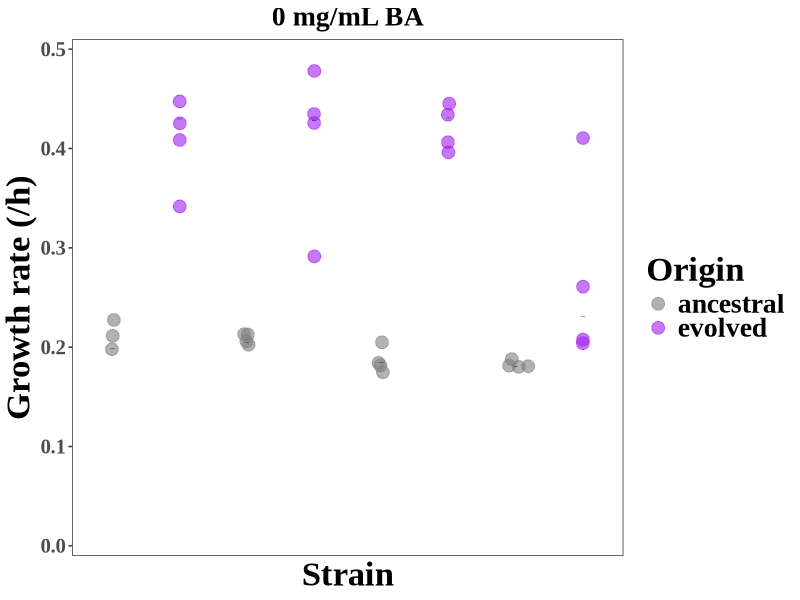
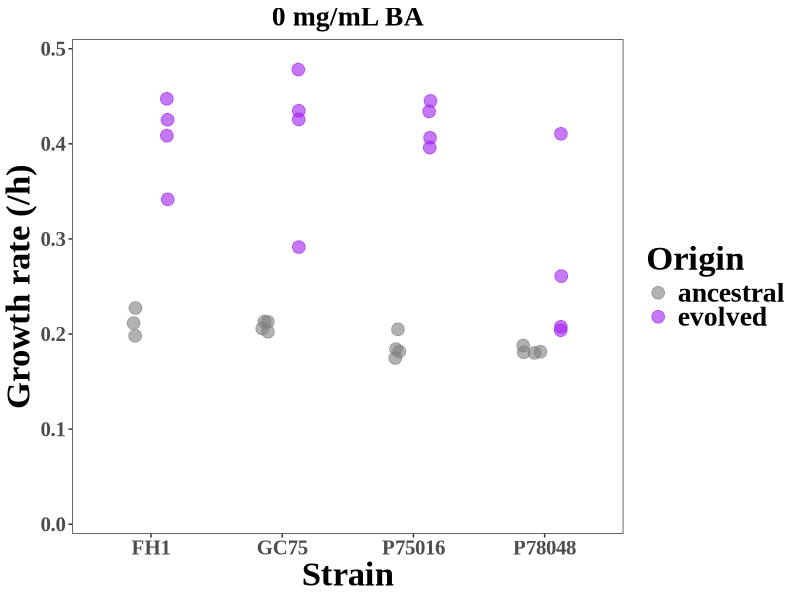
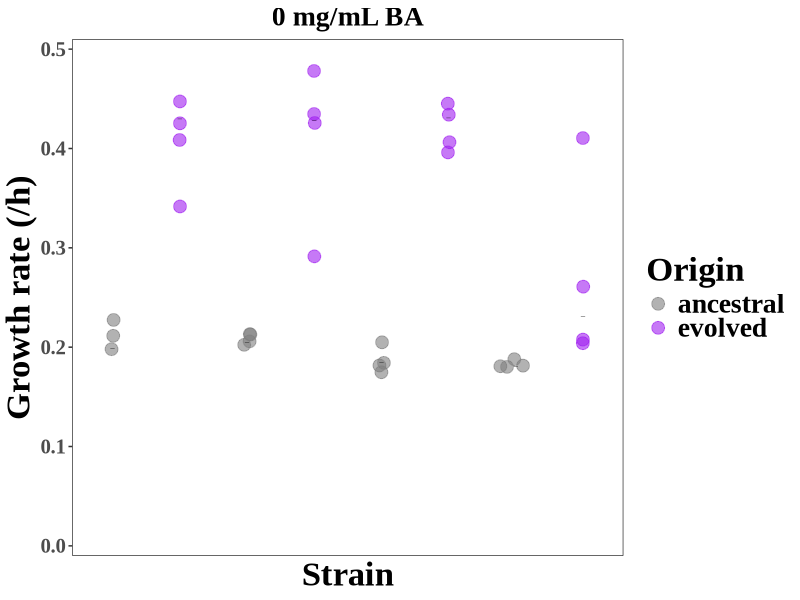
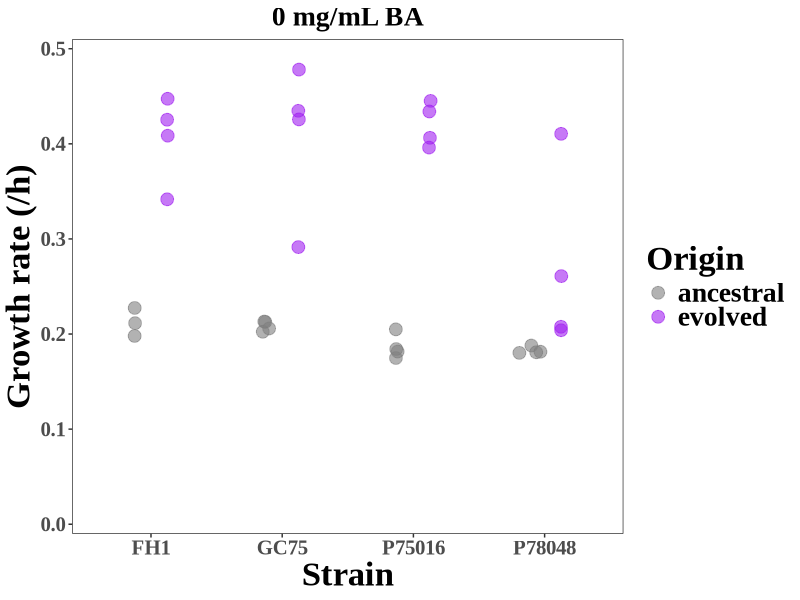

Write R code to recreate these figures, in order.
####################################
#growth curve function
#written by Rich Fitzjohn in Sally Otto's lab
####################################
nderiv <- function(fit, x, eps=1e-5)
  (predict(fit, x + eps) - predict(fit, x - eps))/(2 * eps)

spline.slope <- function(x, y, n=101, eps=1e-5)
  max(nderiv(loess(log(y) ~ x, degree=1, span=0.1),
             seq(min(x), max(x), length=n)), na.rm=TRUE)

growthrate <- function(d, ...)
  sapply(d[-1], spline.slope, x=d$t, ...)

library(here)

BAGC_data <- read.csv(here("data_in", "GCs", "230510_0mg", "230517_BA_GC.csv"), sep = ",", header = F)

#################Naming the columns##########################
colnames(BAGC_data) <- c("t", paste("C", seq(length=ncol(BAGC_data)-1), sep=""))
colnames(BAGC_data)[2:13] <- c("A1", "A2", "A3", "A4", "A5", "A6", "A7", "A8", "A9", "A10", "A11", "A12")
colnames(BAGC_data)[14:25] <- c("B1", "B2", "B3", "B4", "B5", "B6", "B7", "B8", "B9", "B10", "B11", "B12")
colnames(BAGC_data)[26:37] <- c("C1", "C2", "C3", "C4", "C5", "C6", "C7", "C8", "C9", "C10", "C11", "C12")
colnames(BAGC_data)[38:49] <- c("D1", "D2", "D3", "D4", "D5", "D6", "D7", "D8", "D9", "D10", "D11", "D12")
colnames(BAGC_data)[50:61] <- c("E1", "E2", "E3", "E4", "E5", "E6", "E7", "E8", "E9", "E10", "E11", "E12")
colnames(BAGC_data)[62:73] <- c("F1", "F2", "F3", "F4", "F5", "F6", "F7", "F8", "F9", "F10", "F11", "F12")
colnames(BAGC_data)[74:85] <- c("G1", "G2", "G3", "G4", "G5", "G6", "G7", "G8", "G9", "G10", "G11", "G12")
colnames(BAGC_data)[86:97] <- c("H1", "H2", "H3", "H4", "H5", "H6", "H7", "H8", "H9", "H10", "H11", "H12")
##########Calculating the growth rate ############
BAGClgr <- growthrate(BAGC_data)

BAGC_OD24 <- BAGC_data[BAGC_data$t==24, 2:length(BAGC_data)]
BAGC_OD24fixed <- t(BAGC_OD24)
BAGC_OD48 <- BAGC_data[BAGC_data$t==48, 2:length(BAGC_data)]
BAGC_OD48fixed <- t(BAGC_OD48)
BAGC_OD72 <- BAGC_data[BAGC_data$t==72, 2:length(BAGC_data)]
BAGC_OD72fixed <- t(BAGC_OD72)

###################################################
BAGCmaxOD <- apply(BAGC_data[,2:length(BAGC_data)], 2, function(x) max(x))

#######################################################
BAGCfakelag <- apply(BAGC_data[,2:length(BAGC_data)], 2, function(x) BAGC_data$t[min(which(x > 0.3))])
################################################################################
BAGCwells <- read.csv(here("data_in", "GCs", "230510_0mg", "230517_BA_ANCEVOdata.csv"))

################################################################################3
BAGCdf <- data.frame(BAGCwells, BAGClgr, BAGC_OD24fixed, BAGC_OD48fixed, BAGC_OD72fixed, BAGCmaxOD, BAGCfakelag)
colnames(BAGCdf)[8:10] <- c("OD24", "OD48", "OD72")
##############################################################################
library(dplyr)
BAGCdf <- BAGCdf %>%
  mutate(Strain_type = paste(Strain, Type, sep = "_")) %>%
  relocate(., Strain_type, .after = Environment)
BAGCdf <- subset(BAGCdf, select = -c(4,6))

#remove A18 T0 R7
BAGCdf <- BAGCdf[-c(28,60,92),]

BAGC_fulldata <- BAGCdf %>%
  group_by(Strain_type) %>%
  summarise(OD24_avg = mean(OD24, na.rm = T),
            OD48_avg = mean(OD48, na.rm = T),
            OD72_avg = mean(OD72, na.rm = T),
            OD24_median = median(OD24, na.rm = T),
            OD48_median = median(OD48, na.rm = T),
            OD72_median = median(OD72, na.rm = T),
            OD24_max = max(OD24, na.rm = T),
            OD48_max = max(OD48, na.rm = T),
            OD72_max = max(OD72, na.rm = T),
            OD24_min = min(OD24, na.rm = T),
            OD48_min = min(OD48, na.rm = T),
            OD72_min = min(OD72, na.rm = T),
            lgr_avg = mean(BAGClgr, na.rm = T),
            fakelag_avg = mean(BAGCfakelag, na.rm = T),
            maxOD_avg = mean(BAGCmaxOD, na.rm = T),
            lgr_median = median(BAGClgr, na.rm = T),
            fakelag_median = median(BAGCfakelag, na.rm = T),
            maxOD_median = median(BAGCmaxOD, na.rm = T),
            lgr_max = max(BAGClgr, na.rm = T),
            fakelag_max = max(BAGCfakelag, na.rm = T),
            maxOD_max = max(BAGCmaxOD, na.rm = T),
            lgr_min = min(BAGClgr, na.rm = T),
            fakelag_min = min(BAGCfakelag, na.rm = T))

BAGC_fulldata1 <- BAGCdf %>%
  group_by(Strain_type, Replicate) %>%
  summarise(OD24_avg = mean(OD24, na.rm = T),
            OD48_avg = mean(OD48, na.rm = T),
            OD72_avg = mean(OD72, na.rm = T),
            OD24_median = median(OD24, na.rm = T),
            OD48_median = median(OD48, na.rm = T),
            OD72_median = median(OD72, na.rm = T),
            OD24_max = max(OD24, na.rm = T),
            OD48_max = max(OD48, na.rm = T),
            OD72_max = max(OD72, na.rm = T),
            OD24_min = min(OD24, na.rm = T),
            OD48_min = min(OD48, na.rm = T),
            OD72_min = min(OD72, na.rm = T),
            lgr_avg = mean(BAGClgr, na.rm = T),
            fakelag_avg = mean(BAGCfakelag, na.rm = T),
            maxOD_avg = mean(BAGCmaxOD, na.rm = T),
            lgr_median = median(BAGClgr, na.rm = T),
            fakelag_median = median(BAGCfakelag, na.rm = T),
            maxOD_median = median(BAGCmaxOD, na.rm = T),
            lgr_max = max(BAGClgr, na.rm = T),
            fakelag_max = max(BAGCfakelag, na.rm = T),
            maxOD_max = max(BAGCmaxOD, na.rm = T),
            lgr_min = min(BAGClgr, na.rm = T),
            fakelag_min = min(BAGCfakelag, na.rm = T),
            BAGClgr_avg = mean(BAGClgr, na.rm = T))

BAGCfulldata_datafixed <- BAGC_fulldata[-c(1, 3, 5, 7),]

library(ggforce)
library(cowplot)

#duplicate column "Strain_type"
BAGC_fulldata1 <- BAGC_fulldata1 %>%           
  mutate(Strain_type2 = Strain_type)
#separate 
library(tidyr)
BAGC_fulldata1 <- separate(BAGC_fulldata1, Strain_type2, into = c('Strain', 'Origin'), sep='_')

##########################plot lgr - growth rate##########################
P4ave <- ggplot(data = BAGC_fulldata1,
                mapping = aes(x = Strain,
                              y = BAGClgr_avg,
                              colour = Origin))+
  scale_y_continuous(expand = c(0, 0), limits= c(-0.01, 0.51))+
  geom_sina(data = BAGC_fulldata1, mapping = aes(x = Strain_type, y = BAGClgr_avg),
            maxwidth = 0.50,
            alpha = 0.6,
            size=4) +
  geom_point(data = BAGC_fulldata, mapping = aes(x = Strain_type, y = lgr_median),
             colour="black",
             pch="_",
             alpha=1,
             lwd = 10,
             width = 0.5,
             position = position_dodge(width = 0.3)) +
  labs(y = "Growth rate (/h)", x = "Strain") +
  scale_color_manual(values = c("grey50",
                                "purple",
                                "grey50",
                                "purple",
                                "grey50",
                                "purple",
                                "grey50",
                                "purple"))+
  theme(panel.grid.major = element_blank(), panel.grid.minor = element_blank(),
        axis.text.x = element_blank(), axis.ticks.x = element_blank(), 
        legend.background = element_blank(), legend.box.background = element_blank(), 
        legend.key=element_blank(),
        panel.background = element_rect(
          fill = "white",
          colour = "black",
          linewidth = 0.4),
        text=element_text(family="Times New Roman", face="bold", size = 25),
        axis.text = element_text(size = 15, hjust = 0.5)) +
  labs(title = "0 mg/mL BA") +
  theme(plot.title = element_text(size=20, hjust = 0.5)) +
  scale_x_discrete(limits = c("A18_ancestral", "A18_evolved","A03_ancestral", "A03_evolved","A08_ancestral", "A08_evolved", "A04_ancestral", "A04_evolved"))

P4ave     

ggsave(plot = P4ave, here("figures_out", "GCs", "230510_0mg", "230912_BA_GC_GrowthRate.jpg"), 
       width = 6.5, 
       height = 4.5)


#################################use for x-axis only#################################
write.csv(BAGC_fulldata1, here("data_in", "GCs", "230510_0mg", "BAGC_fulldata1.csv"))
#manually add a column (in excel) with the strain names
BAGC_fulldata1 <- read.csv(here("data_in", "GCs", "230510_0mg","BAGC_fulldata1_edited.csv"))


P4axis <- ggplot(data = BAGC_fulldata1,
                 mapping = aes(x = StrainName,
                               y = BAGClgr_avg,
                               colour = Origin))+
  scale_y_continuous(expand = c(0, 0), limits= c(-0.01, 0.51))+
  geom_sina(data = BAGC_fulldata1, mapping = aes(x = StrainName, y = BAGClgr_avg),
            maxwidth = 0.50,
            alpha = 0.6,
            size=4) +
  labs(y = "Growth rate (/h)", x = "Strain") +
  scale_color_manual(values = c("grey50",
                                "purple",
                                "grey50",
                                "purple",
                                "grey50",
                                "purple",
                                "grey50",
                                "purple"))+
  theme(panel.grid.major = element_blank(), panel.grid.minor = element_blank(),
        legend.background = element_blank(), legend.box.background = element_blank(), 
        legend.key=element_blank(),
        panel.background = element_rect(
          fill = "white",
          colour = "black",
          linewidth = 0.4)) +
  scale_x_discrete(limits = c("FH1", "GC75","P75016","P78048")) +
  theme(text=element_text(family="Times New Roman", face="bold", size = 25),
        axis.text = element_text(size = 15, hjust = 0.5)) +
  labs(title = "0 mg/mL BA") +
  theme(plot.title = element_text(size=20, hjust = 0.5))

P4axis

ggsave(plot = P4axis, here("figures_out", "GCs", "230510_0mg","230912_BA_GC_axis.jpg"), 
       width = 6.5, 
       height = 4.5)

#################################t-test#################################
t.test(BAGClgr_avg~Origin, data = BAGC_fulldata1 %>% filter(Strain == "A03"))
#t = -4.9212, df = 3.0257, p-value = 0.01576
#alternative hypothesis: true difference in means between group ancestral and group evolved is not equal to 0
#95 percent confidence interval:
#  -0.32698400 -0.07090809
#sample estimates:
#  mean in group ancestral   mean in group evolved 
#0.2085248               0.4074708 

t.test(BAGClgr_avg~Origin, data = BAGC_fulldata1 %>% filter(Strain == "A04"))
#t = -1.8221, df = 3.0083, p-value = 0.1657
#alternative hypothesis: true difference in means between group ancestral and group evolved is not equal to 0
#95 percent confidence interval:
#  -0.24197131  0.06560205
#sample estimates:
#  mean in group ancestral   mean in group evolved 
#0.1825680               0.2707526 

t.test(BAGClgr_avg~Origin, data = BAGC_fulldata1 %>% filter(Strain == "A08"))
#t = -17.713, df = 4.7354, p-value = 1.645e-05
#alternative hypothesis: true difference in means between group ancestral and group evolved is not equal to 0
#95 percent confidence interval:
#  -0.2685647 -0.1994828
#sample estimates:
#  mean in group ancestral   mean in group evolved 
#0.1863649               0.4203887 

t.test(BAGClgr_avg~Origin, data = BAGC_fulldata1 %>% filter(Strain == "A18"))
#t = -7.9527, df = 3.7846, p-value = 0.001701
#alternative hypothesis: true difference in means between group ancestral and group evolved is not equal to 0
#95 percent confidence interval:
#  -0.2625352 -0.1243715
#sample estimates:
#  mean in group ancestral   mean in group evolved 
#0.2122811               0.4057344 